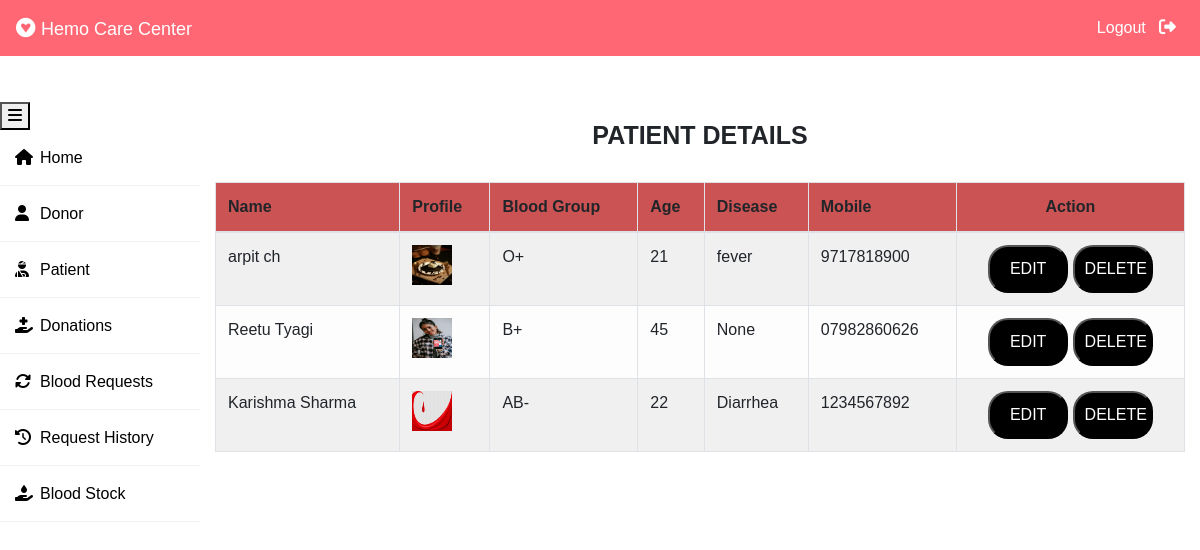
/admin-patient (signed in), run on the app's committed database.
### patient/models.py (models this page shows, shortened)
class Patient(models.Model):
    user=models.OneToOneField(User,on_delete=models.CASCADE)
    profile_pic= models.ImageField(upload_to='profile_pic/Patient/',null=True,blank=True)
    age=models.PositiveIntegerField()
    bloodgroup=models.CharField(max_length=10)
    disease=models.CharField(max_length=100)
    doctorname=models.CharField(max_length=50)
    address = models.CharField(max_length=40)
    mobile = models.CharField(max_length=20,null=False)
    @property
    def get_name(self):
        return self.user.first_name+" "+self.user.last_name

### blood/views.py (the view)
# urls.py: path('admin-patient', views.admin_patient_view,name='admin-patient'),
@login_required(login_url='adminlogin')
def admin_patient_view(request):
    patients=pmodels.Patient.objects.all()
    return render(request,'blood/admin_patient.html',{'patients':patients})

### templates/blood/admin_patient.html
{% extends 'blood/adminbase.html' %}
{% block content %}
{% load widget_tweaks %}
{%load static%}
<br><br>
<div class="container">
    <H4 class="text-center" id="det_he">PATIENT DETAILS</H4><br>
    <table class="table table-light table-hover table-bordered table-striped">
        <thead class="bg-inf">
            <tr>
                <th scope="col">Name</th>
                <th scope="col">Profile</th>
                <th scope="col">Blood Group</th>
                <th scope="col">Age</th>
                <th scope="col">Disease</th>
                <th scope="col">Mobile</th>
                <th class="text-center">Action</th>
            </tr>
        </thead>
        <tbody>
            {% for t in patients %}
            <tr>
                <td> {{t.get_name}}</td>
                <td> <img src="{% static t.profile_pic.url %}" alt="Profile Pic" height="40px" width="40px" /></td>
                <td>{{t.bloodgroup}}</td>
                <td>{{t.age}}</td>
                <td>{{t.disease}}</td>
                <td>{{t.mobile}}</td>
                <td class="text-center">
                    <button class="btned" style="width: 80px;"><a  style="text-decoration: none;color: white;" href="{% url 'update-patient' t.id  %}">EDIT</a> </button>
                    <button class="btndel" style="width: 80px;"><a  style="text-decoration: none;color: white;" href="{% url 'delete-patient' t.id  %}">DELETE</a> </button>
                </td>
            </tr>
            {% endfor %}
        </tbody>
    </table>
</div>
{% endblock content %}

### templates/blood/adminbase.html (style rules this page uses)
#det_he { font-size:25px; font-weight:bold; }
.btned,.btndel { background-color:black; border-radius:20px; padding:10px; }
.bg-inf { background-color:rgb(203, 83, 83); }
* { margin: 0; padding: 0; box-sizing: border-box; list-style: none; text-decoration: none; font-family: 'Josefin Sans', sans-serif; }
body { background-color: #ffff; }

### data on the page
Patient: get_name "arpit ch", profile_pic (picture), bloodgroup "O+", age "21", disease "fever", mobile "9717818900"
Patient: get_name "Reetu Tyagi", profile_pic (picture), bloodgroup "B+", age "45", disease "None", mobile "07982860626"
Patient: get_name "Karishma Sharma", profile_pic (picture), bloodgroup "AB-", age "22", disease "Diarrhea", mobile "1234567892"
